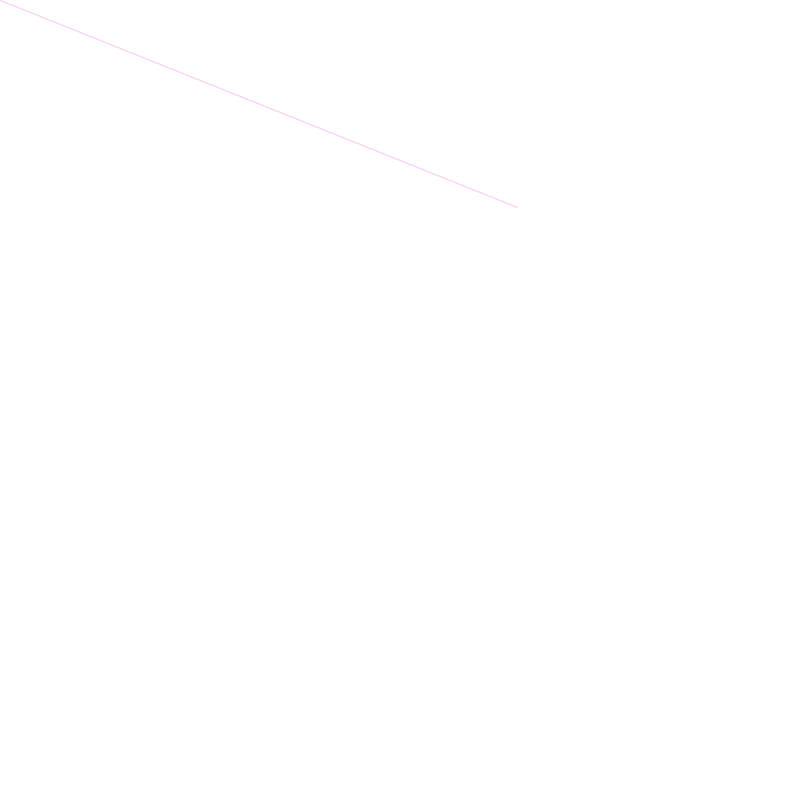
Frame 1 (no input)
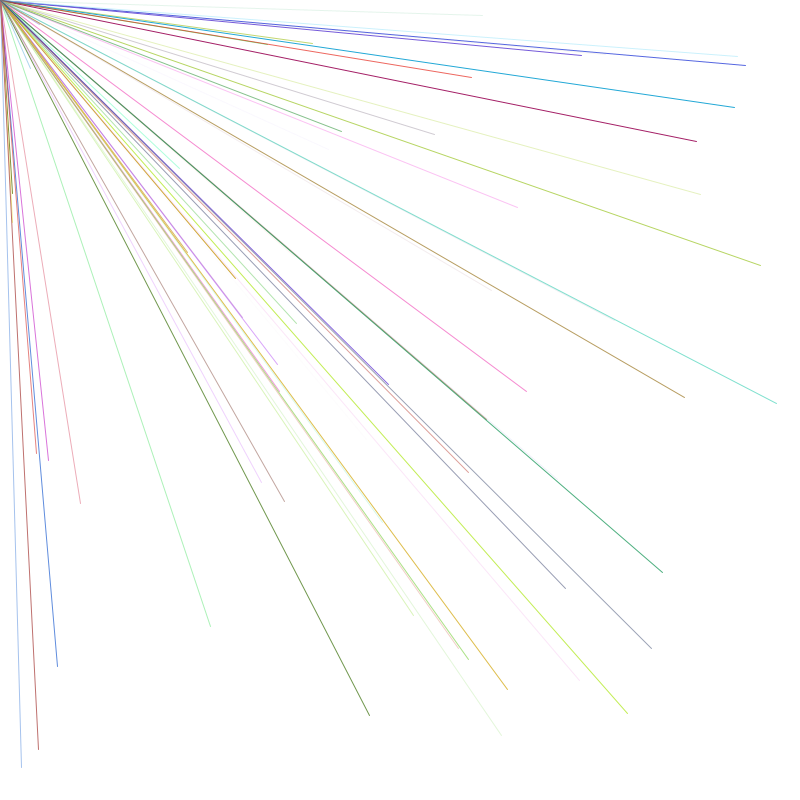
Frame 60 (the mouse pressed at the canvas centre just before this capture)
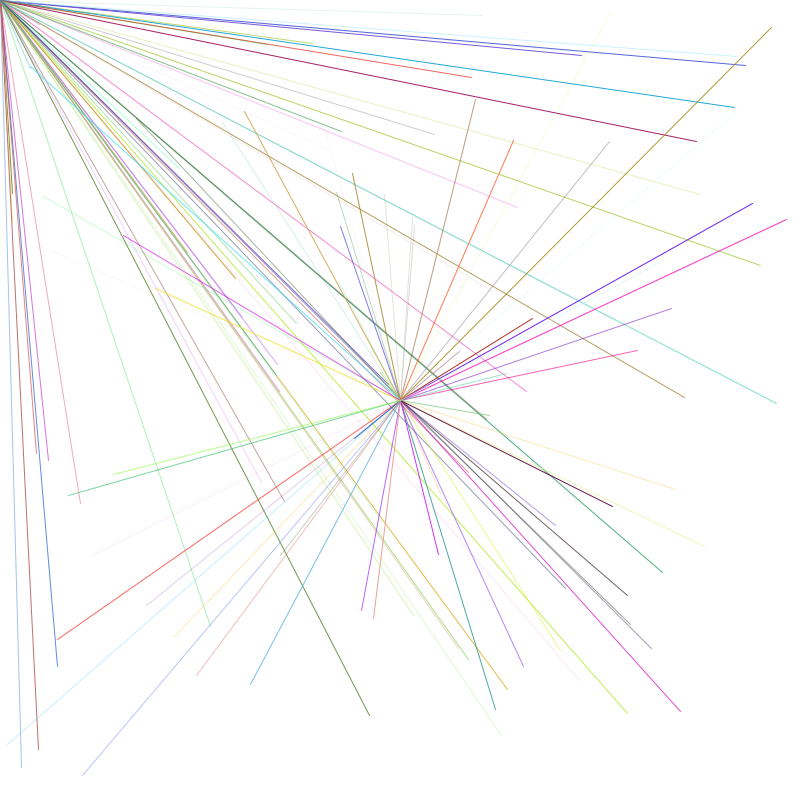
Frame 120 (the mouse held since frame 60 and released just before this capture)

The Processing sketch that drew these frames (run headless with seeded random() and noise(); from frame 60 on, the mouse is pressed at the canvas centre):

// Processing sketch: processing_8669
// ── processing_8669.pde

float z=100;
float x=100;
float y=100;

boolean paused = false; // set up boolean variable called pause assumes it starts with key not pressed

void setup(){
  size (800,800);
  background (255); //white background
  smooth(); // setting smoothness
}

void draw() { 
     if(!paused) runMyCode(); //if keypressed is false run the code called runMyCode
} 

void runMyCode() { // running of the code if key pressed is false
     //filling all variables with random values
    x=random(width);// random x position between 0 and 100
    y=random(height);// random y position between 0 and 100
  
  //use values to draw an ellipse
  
  
  //if mouse is pressed lines become white
  // else the lines are random
  
  if ((mouseX<width/2) && (mouseY<height/2) && (mousePressed)) { 
      stroke (255,0,0);//stroke with red
      line (pmouseX,pmouseY,x,y);// draw lines starting at mouse position and shooting out at random positions
  } else if ((mouseX>width/2) && (mouseY<height/2) && (mousePressed)) { 
      stroke (0,255,0);//stroke with green
      line (pmouseX,pmouseY,x,y);// draw lines starting at mouse position and shooting out at random positions
} else if ((mouseX<width/2) && (mouseY>height/2) && (mousePressed)) { 
      stroke (0,0,255);//stroke with blue
      line (pmouseX,pmouseY,x,y);// draw lines starting at mouse position and shooting out at random positions
} else if ((mouseX>width/2) && (mouseY>height/2) && (mousePressed)) { 
      stroke (0);//stroke with black
      line (pmouseX,pmouseY,x,y);// draw lines starting at mouse position and shooting out at random positions
} else{
      stroke (random(255),random(255),random(255),random(255));//fill with random colour and opacity
      line (pmouseX,pmouseY,x,y);// draw lines starting at mouse position and shooting out at random positions
}
}
 

  

void keyPressed() {
     paused = !paused;
} 
  
  
